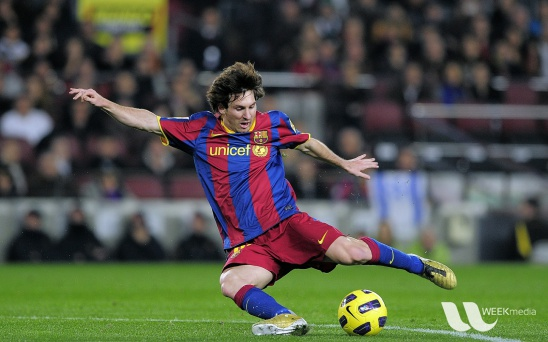
#> input picture data/messi5.jpg, 548 x 342 px
$ jupyter execute --allow-errors 8.pyramid.ipynb
#> lines starting #> are read from the running program, lines starting #| are printed output that depends on the picture
### ch3-opencv_image_processing/_tools.py
import cv2 as cv
import numpy as np
from matplotlib import pyplot as plt

def plot_image(index, img, strName,color='viridis'):
    """
    绘制图像并设置子图属性。

    参数：
    - index: 子图的索引
    - img: 要绘制的图像（RGB 格式）
    - strName: 子图的标题
    """
    plt.subplot(index), plt.imshow(img,color), plt.title(strName)
    plt.xticks([]), plt.yticks([])


# [71 lines left out: functions padding_image_with_black, AddSaltPepperNoise, AddGaussNoise, not called in this run]

### ch3-opencv_image_processing/8.pyramid.ipynb
## 高斯金字塔
高斯金字塔中的较高级别（低分辨率）是通过删除较低级别（较高分辨率）图像中的连续行和列而形成的。然后，较高级别的每个像素由基础级别的5个像素的贡献与高斯权重形成。

**cv.pyrDown**()和**cv.pyrUp**()用来得到高斯金字塔每一级图像
注意分辨率降低后升高无法得到原图,信息会有丢失

[cell 1]
import numpy as np
import cv2 as cv
from matplotlib import pyplot as plt
import  _tools
img = cv.imread('../data/messi5.jpg',0)
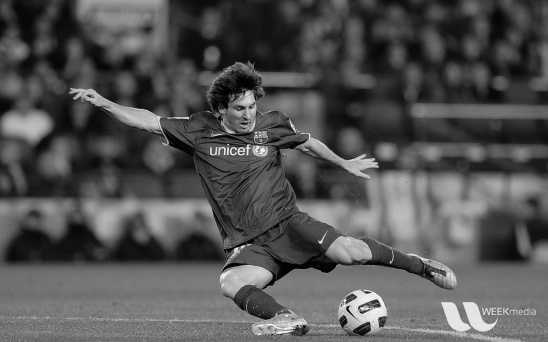
#> img: shape (342, 548); min 0, max 253, mean 83.3
img = cv.cvtColor(img, cv.COLOR_BGR2RGB)
#> img: shape (342, 548, 3)
level1 = cv.pyrDown(img)
level2 = cv.pyrDown(level1)
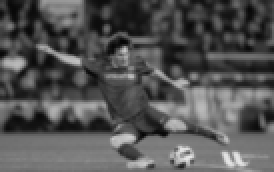
#> level2: shape (86, 137, 3) (shown 2 times larger); min 4, max 231, mean 83.3
level3 = cv.pyrDown(level2)
print(img.shape)
#| (342, 548, 3)
print(level1.shape)
#| (171, 274, 3)
print(level2.shape)
#| (86, 137, 3)
print(level3.shape)
#| (43, 69, 3)

_tools.plot_image(221,img,"img")
_tools.plot_image(222,level1,"level1")
_tools.plot_image(223,level2,"level2")
_tools.plot_image(224,level3,"level3")

plt.show()

## 拉普拉斯金字塔
拉普拉斯金字塔由高斯金字塔形成。没有专用功能。
拉普拉斯金字塔图像仅像边缘图像。它的大多数元素为零。
它们用于图像压缩。
**高斯金字塔中找到拉普拉斯金字塔的过程就是对高斯金字塔的每一层进行减法操作，得到相邻层之间的差异图像，这些差异图像构成了拉普拉斯金字塔。**

[cell 2]
import numpy as np
import cv2 as cv
from matplotlib import pyplot as plt

# 读取图像并将颜色通道转换为RGB
img = cv.imread('../data/messi5.jpg')
#> img is the input picture: shape (342, 548, 3); mean B, G, R 72.4, 86, 82.2
img = cv.cvtColor(img, cv.COLOR_BGR2RGB)

# 构建高斯金字塔
level1 = cv.pyrDown(img)
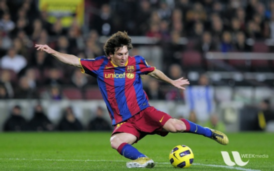
#> level1: shape (171, 274, 3); mean R, G, B 82.1, 85.9, 72.4
level2 = cv.pyrDown(level1)
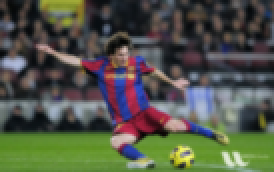
#> level2: shape (86, 137, 3) (shown 2 times larger); mean R, G, B 82.1, 86, 72.3
level3 = cv.pyrDown(level2)

# 重建拉普拉斯金字塔
reconstructed_level3 = cv.pyrUp(level3)
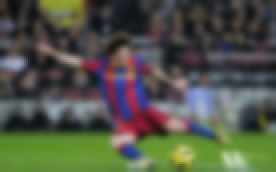
#> reconstructed_level3: shape (86, 138, 3) (shown 2 times larger); mean R, G, B 82.1, 86.1, 72.3
reconstructed_level3_resized = cv.resize(reconstructed_level3, (level2.shape[1], level2.shape[0]))
laplacian_level3 = cv.subtract(level2, reconstructed_level3_resized)
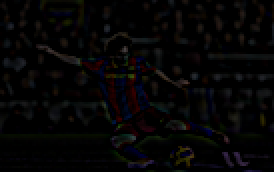
#> laplacian_level3: shape (86, 137, 3) (shown 2 times larger); mean R, G, B 5.6, 4.8, 4.9

reconstructed_level2 = cv.pyrUp(laplacian_level3)
reconstructed_level2_resized = cv.resize(reconstructed_level2, (level1.shape[1], level1.shape[0]))
laplacian_level2 = cv.subtract(level1, reconstructed_level2_resized)
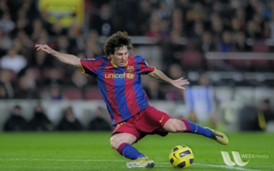
#> laplacian_level2: shape (171, 274, 3); mean R, G, B 76.5, 81.1, 67.5

reconstructed_level1 = cv.pyrUp(laplacian_level2)
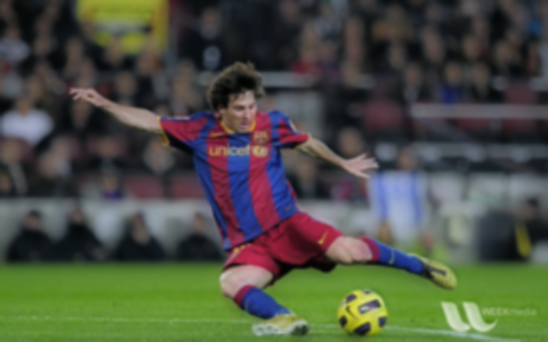
#> reconstructed_level1: shape (342, 548, 3); mean R, G, B 76.7, 81.3, 67.6
reconstructed_level1_resized = cv.resize(reconstructed_level1, (img.shape[1], img.shape[0]))
laplacian_img = cv.subtract(img, reconstructed_level1_resized)
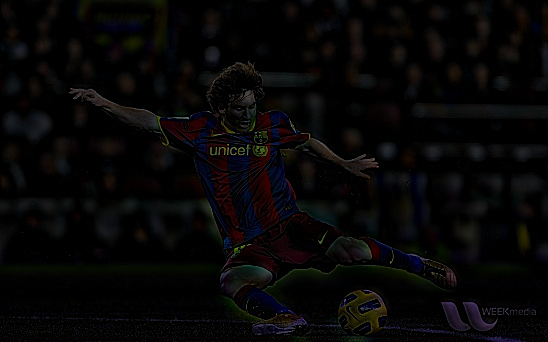
#> laplacian_img: shape (342, 548, 3); mean R, G, B 7, 6.2, 6.3

# 显示图像和金字塔
fig, axs = plt.subplots(2, 2)
axs[0, 0].imshow(img)
axs[0, 0].set_title("Original Image")

axs[0, 1].imshow(laplacian_img)
axs[0, 1].set_title("Laplacian Pyramid Level 0")

axs[1, 0].imshow(laplacian_level2)
axs[1, 0].set_title("Laplacian Pyramid Level 1")

axs[1, 1].imshow(laplacian_level3)
axs[1, 1].set_title("Laplacian Pyramid Level 2")

plt.tight_layout()
plt.show()

## 图像融合
金字塔的一种应用是图像融合。例如，在图像拼接中，您需要将两个图像堆叠在一起，但是由于图像之间的不连续性，可能看起来不太好。在这种情况下，使用金字塔混合图像可以无缝混合，而不会在图像中保留大量数据。

[cell 3]
import cv2 as cv
import numpy as np
import  _tools

# 读取苹果和橙子图像
apple_img = cv.imread('../data/apple.jpg')
orange_img = cv.imread('../data/orange.jpg')
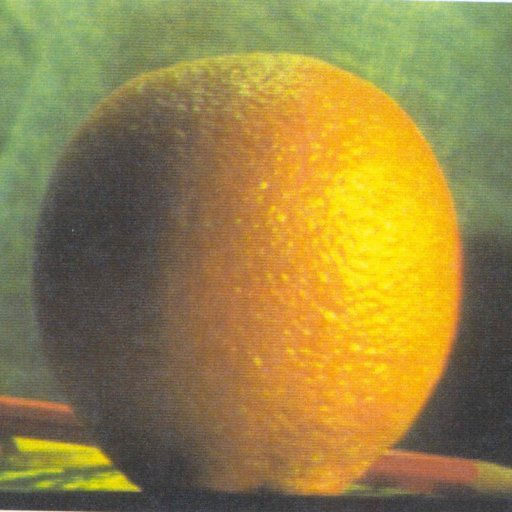
#> input picture data/orange.jpg, 512 x 512 px
#> orange_img is the input picture: shape (512, 512, 3); mean B, G, R 69.2, 131.8, 150.2

# 将图像从BGR颜色空间转换为RGB颜色空间
#> (the rest of this cell did not finish here and is left out)
